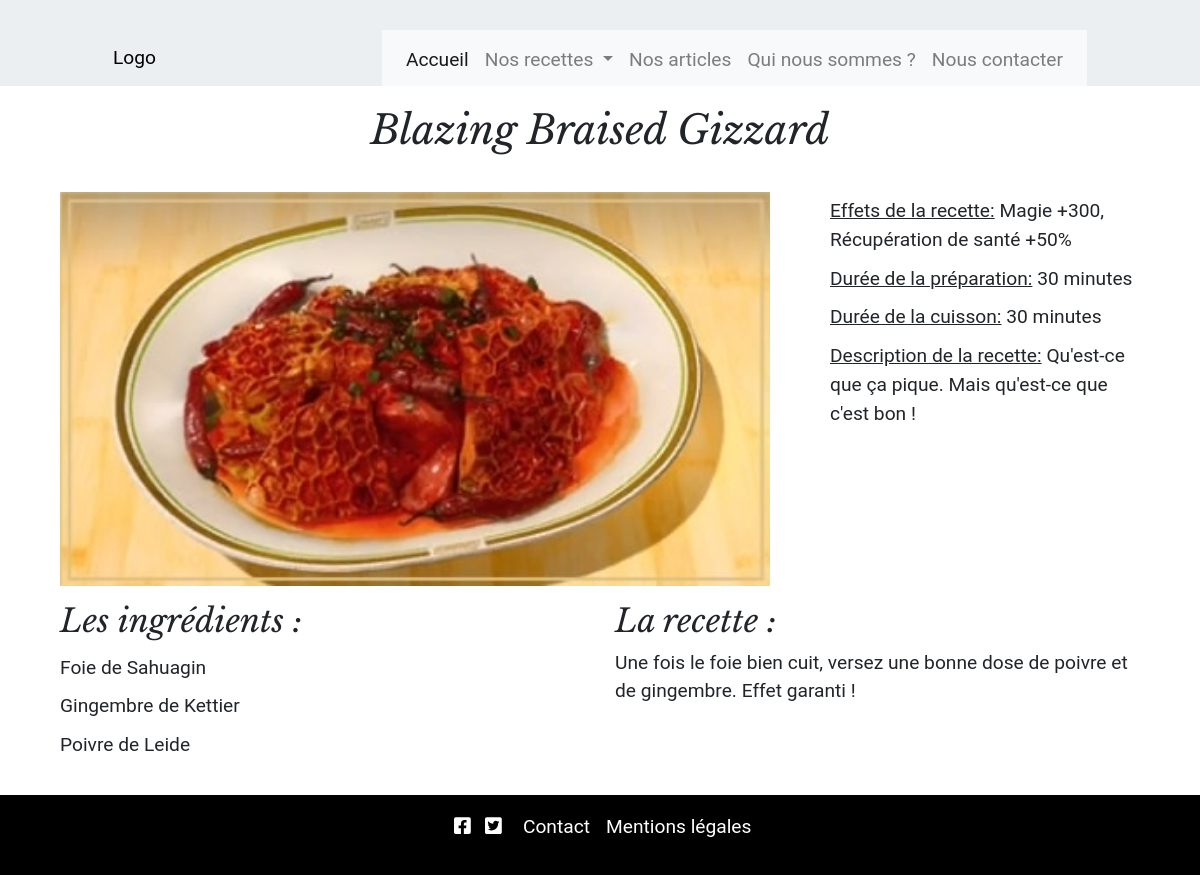
Screenshot of /front/recette.php?idrecette=26 with the database file from the repository.
### tables this page shows
CREATE TABLE IF NOT EXISTS `recette` (
  `idRecette` int(4) NOT NULL AUTO_INCREMENT,
  `idOrigine` int(4) NOT NULL,
  `nomRecette` varchar(100) NOT NULL,
  `descriptionRecette` varchar(500) DEFAULT NULL,
  `dureeCuisson` varchar(100) DEFAULT NULL,
  `dureePreparation` varchar(100) DEFAULT NULL,
  `recetteRecette` varchar(5000) DEFAULT NULL,
  `effetsRecette` varchar(500) DEFAULT NULL,
  `idCategorie` int(4) NOT NULL,
  `idImage` int(4) DEFAULT NULL,
  `idEtat` int(4) DEFAULT NULL,
  PRIMARY KEY (`idRecette`),
  KEY `fkOrigine` (`idOrigine`),
  KEY `fkCategorie` (`idCategorie`),
  KEY `fkImage` (`idImage`),
  KEY `fkEtat` (`idEtat`)
);

CREATE TABLE IF NOT EXISTS `ingredient` (
  `idIngredient` int(4) NOT NULL AUTO_INCREMENT,
  `nomIngredient` varchar(50) DEFAULT NULL,
  `recolteIngredient` varchar(200) DEFAULT NULL,
  `lieuIngredient` varchar(500) DEFAULT NULL,
  PRIMARY KEY (`idIngredient`),
  UNIQUE KEY `nomIngredient` (`nomIngredient`)
);

### front/recette.php (the view, shortened to what this page needs)
<?php
    $base = connect();
    $recette= $base->query("SELECT * FROM recette WHERE idRecette='".$_GET['idrecette']."'")->fetch(PDO::FETCH_OBJ);
    $requete = $base->query("SELECT ingredient.nomIngredient FROM recette, ingredientrecette, ingredient
    WHERE recette.idRecette = ingredientrecette.idRecette
    AND ingredientrecette.idIngredient = ingredient.idIngredient
    AND ingredientrecette.idRecette = '" .$recette->idRecette."'
    ORDER BY nomIngredient");
    $image= $base->query("SELECT urlImage FROM image WHERE idImage='".$recette->idImage."'")->fetch(PDO::FETCH_OBJ);
    $image->urlImage = str_replace("_p", "_g", $image->urlImage);
?>
<section id="ficheRecette">
    <h1><?php if(isset($recette)){ echo $recette->nomRecette; }?></h1>
    <article class="container">
        <div class="row">
            <figure class="col-md-8">
                <img src="<?php if(isset($image)){ echo $image->urlImage ;} ?>" alt="<?php if(isset($recette)){ echo $recette->nomRecette; }?>">
            </figure>
            <div class="col">
                <ul>
                    <li><span style="text-decoration: underline;">Effets de la recette:</span> <?php if(isset($recette)){ echo $recette->effetsRecette; }?></li>
                    <li><span style="text-decoration: underline;">Durée de la préparation:</span> <?php if(isset($recette)){ echo $recette->dureePreparation; }?></li>
                    <li><span style="text-decoration: underline;">Durée de la cuisson:</span> <?php if(isset($recette)){ echo $recette->dureeCuisson; }?></li>
                    <li><span style="text-decoration: underline;">Description de la recette:</span> <?php if(isset($recette)){ echo $recette->descriptionRecette; }?></li>
                </ul>
            </div>
        </div>
        <div class="row">
            <div class="col-md-6">
                <h2>Les ingrédients :</h2>
                <?php while($ingredient = $requete->fetch(PDO::FETCH_OBJ)){
                    echo '<li>'.$ingredient->nomIngredient.'</li>';
                }?>
            </div>
            <div class="col-md-6">
                <h2>La recette :</h2>
                <p mt-2><?php if(isset($recette)){ echo $recette->recetteRecette; }?></p>
            </div>
        </div>
    </article>
</section>

### css/front.css (style rules this page uses)
* { margin:0; padding:0; box-sizing:border-box; }
a,input, textarea { outline:none; }
h1, h2, h3 { font-family: "Libre Baskerville", serif; }
h2 { width:100%; }
a { text-decoration: none; display: inline-block; }
body { font-size: 1.2rem; font-family: 'Roboto', sans-serif; }
header { justify-content: space-around; align-items: center; padding-top:30px; background-color:#eceff1 ; }
header ul { display: flex; list-style: none; height: 5vh; position: relative; }
header a { color: #000; }
object { width: 15vw; height: 15vh; pointer-events: none; }
header nav { z-index: 100; }
header li { background-color: #f8f9fa; }
#ficheRecette h1 { text-align: center; margin-top: 20px; }
#ficheRecette article { padding: 30px; }
#ficheRecette img { display: inline-block; height: auto; width: 100%; }
#ficheRecette ul { padding-left: 30px; }
#ficheRecette li { list-style-type: none; padding: 5px 0; }
footer { background-color: #000; color: #fff; height: 10vh; justify-content: center; align-items: center; }
#reseauxSociaux { margin-bottom: 15px; }
#reseauxSociaux a { padding: 5px; }
footer a { color: #fff; }

### rows the page displays
recette: nomRecette "Blazing Braised Gizzard", nomRecette (picture), effetsRecette "Magie +300, Récupération de santé +50%", dureePreparation "30 minutes", dureeCuisson "30 minutes", descriptionRecette "Qu'est-ce que ça pique. Mais qu'est-ce que c'est bon !", recetteRecette "Une fois le foie bien cuit, versez une bonne dose de poivre et de gingembre. Effet garanti !"
ingredient: nomIngredient "Foie de Sahuagin"
ingredient: nomIngredient "Gingembre de Kettier"
ingredient: nomIngredient "Poivre de Leide"
